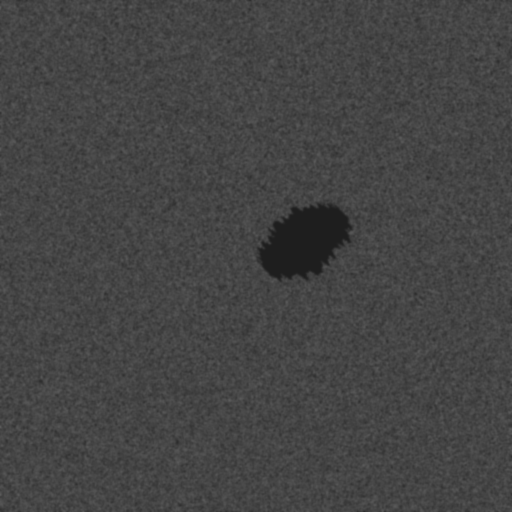
#> input picture data/raw/sar/sar_01.png, 512 x 512 px
$ python audit_sar_provenance.py
#> lines starting #> are read from the running program, lines starting #| are printed output that depends on the picture; after the words box and inside, x2 and y2 are one past the last pixel; in counts of white or black regions, pixels touching at a corner belong together
import sys; sys.path.insert(0,'src')
from PIL import Image
import numpy as np
from config import CASES, DATA_PROCESSED

SEEDS = {"case_01": 7, "case_02": 13, "case_03": 42}
PATCHES = {"case_01": 1, "case_02": 1, "case_03": 2}

print("=== SAR PNG Provenance Audit ===\n")
for cid, c in CASES.items():
    sar = Image.open(c['sar_image'])
#> sar is the input picture: PIL image 512x512 L; min 30, max 93, mean 68.3
    msk = Image.open(c['sar_mask'])
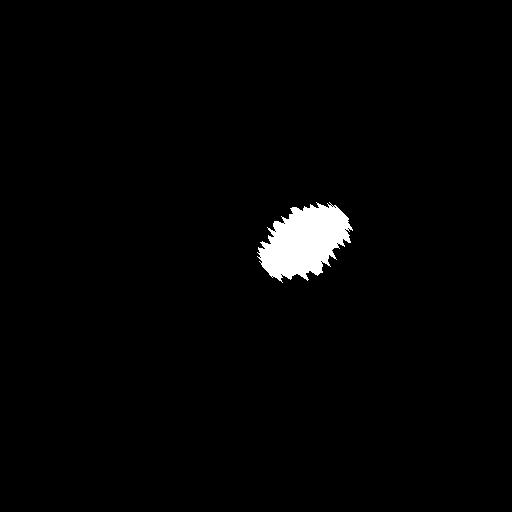
#> input picture data/raw/sar/mask_01.png, 512 x 512 px
#> msk is the input picture: PIL image 512x512 L; 1.8% white; 1 white region, box (x1, y1, x2, y2) and area: (257, 202, 353, 283) 4750
    msk_arr = np.array(msk)
    total_px = msk_arr.shape[0] * msk_arr.shape[1]
#> total_px = 262144
    spill_px = int((msk_arr > 127).sum())
#> spill_px = 4750
    spill_pct = spill_px / total_px * 100
#> spill_pct = 1.81
    bbox = c['spill_bbox']
    geo_h = (bbox['lat_max'] - bbox['lat_min']) * 111.32
    geo_w = (bbox['lon_max'] - bbox['lon_min']) * 111.32

    print(f"  {cid}")
    print(f"    Generated by    : generate_synthetic_data.py  seed={SEEDS[cid]}  n_patches={PATCHES[cid]}")
    print(f"    SAR image size  : {sar.size}  mode={sar.mode}  (NATIVE synthetic, NOT resized from Sentinel-1)")
#|     SAR image size  : (512, 512)  mode=L  (NATIVE synthetic, NOT resized from Sentinel-1)
    print(f"    Mask size       : {msk.size}  mode={msk.mode}")
#|     Mask size       : (512, 512)  mode=L
    print(f"    Image = bbox?   : YES — 512x512 image WAS generated to represent the full bbox scene")
    print(f"    Config bbox     : {geo_h:.1f} km x {geo_w:.1f} km")
    print(f"    NATIVE m/px     : {geo_h*1000/sar.size[1]:.1f} m/px (lat)  {geo_w*1000/sar.size[0]:.1f} m/px (lon)  at 512x512")
#|     NATIVE m/px     : 347.9 m/px (lat)  391.4 m/px (lon)  at 512x512
    print(f"    After 256x256   : {geo_h*1000/256:.1f} m/px (lat)  {geo_w*1000/256:.1f} m/px (lon)  at 256x256")
    print(f"    Spill pixels    : {spill_px} / {total_px} ({spill_pct:.1f}% of image)")
#|     Spill pixels    : 4750 / 262144 (1.8% of image)
    area_at_native = spill_px * (geo_h*1000/512) * (geo_w*1000/512) / 1e6
#> area_at_native = 646.7
    print(f"    Area at 512x512 : {area_at_native:.1f} km2  (each pixel = {geo_h*1000/512:.0f}x{geo_w*1000/512:.0f} m)")
#|     Area at 512x512 : 646.7 km2  (each pixel = 348x391 m)
    print()
#> pass 2 of the loop `for cid, c in CASES.items():`:
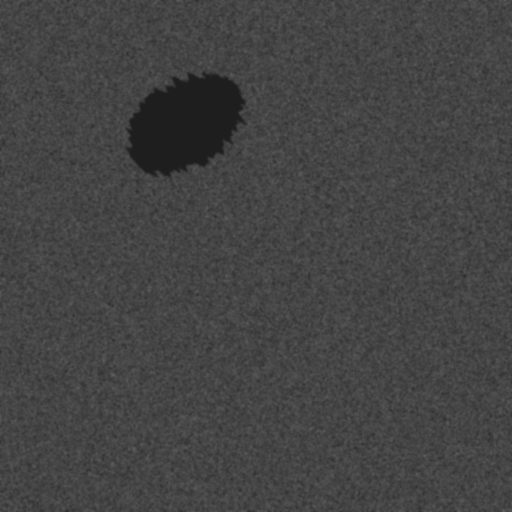
#> input picture data/raw/sar/sar_02.png, 512 x 512 px
#> sar is the input picture: PIL image 512x512 L; min 30, max 92, mean 67.7
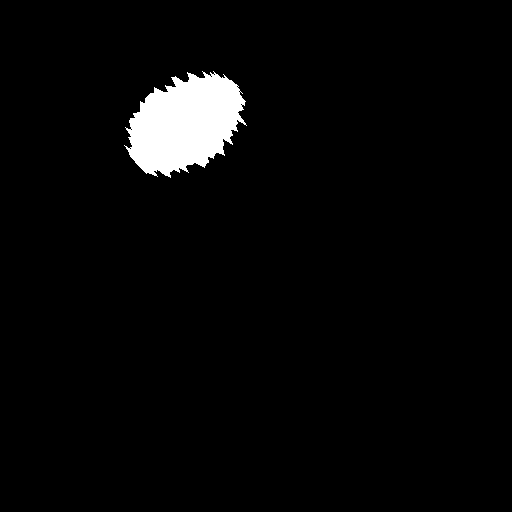
#> input picture data/raw/sar/mask_02.png, 512 x 512 px
#> msk is the input picture: PIL image 512x512 L; 3.3% white; 1 white region, box (x1, y1, x2, y2) and area: (124, 71, 247, 178) 8541
#> spill_px = 8541
#> spill_pct = 3.26
#|     SAR image size  : (512, 512)  mode=L  (NATIVE synthetic, NOT resized from Sentinel-1)
#|     Mask size       : (512, 512)  mode=L
#|     NATIVE m/px     : 304.4 m/px (lat)  347.9 m/px (lon)  at 512x512
#|     Spill pixels    : 8541 / 262144 (3.3% of image)
#> area_at_native = 904.4
#|     Area at 512x512 : 904.4 km2  (each pixel = 304x348 m)
#> pass 3 of the loop `for cid, c in CASES.items():`:
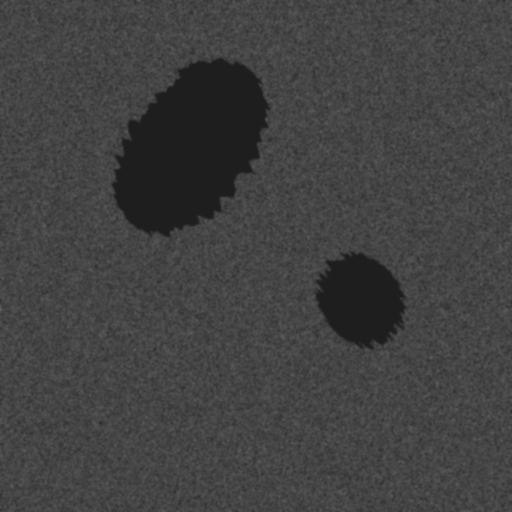
#> input picture data/raw/sar/sar_03.png, 512 x 512 px
#> sar is the input picture: PIL image 512x512 L; min 28, max 96, mean 65.3
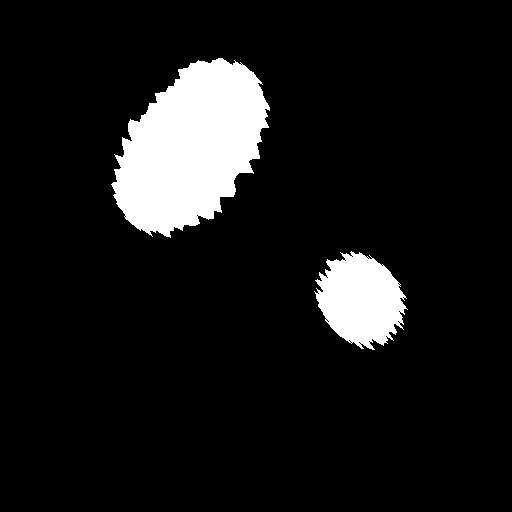
#> input picture data/raw/sar/mask_03.png, 512 x 512 px
#> msk is the input picture: PIL image 512x512 L; 9.4% white; 2 white regions, box (x1, y1, x2, y2) and area: (111, 58, 270, 238) 18582, (314, 251, 408, 350) 6125
#> spill_px = 24707
#> spill_pct = 9.42
#|     SAR image size  : (512, 512)  mode=L  (NATIVE synthetic, NOT resized from Sentinel-1)
#|     Mask size       : (512, 512)  mode=L
#|     NATIVE m/px     : 347.9 m/px (lat)  347.9 m/px (lon)  at 512x512
#|     Spill pixels    : 24707 / 262144 (9.4% of image)
#> area_at_native = 2990
#|     Area at 512x512 : 2990.0 km2  (each pixel = 348x348 m)

print("=== SegFormer input pipeline ===")
print("  Module 1 resizes both SAR and mask to 256x256 before inference")
print("  -> The 256x256 pred_mask.npy is a downsample of the 512x512 native image")
print("  -> GeoTransform must account for this: use (bbox / 256), NOT (bbox / 512)")
print("  -> This is what geo_transform.py already does (image_h=256, image_w=256)")
print()
print("=== Area verdict ===")
for cid, c in CASES.items():
    msk = Image.open(c['sar_mask']).resize((256,256), Image.NEAREST)
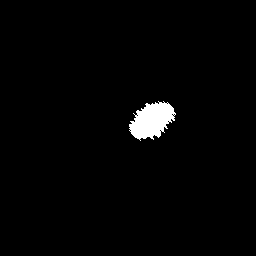
#> msk: PIL image 256x256 L; 1.8% white; 1 white region, box (x1, y1, x2, y2) and area: (129, 101, 176, 141) 1183
    msk_arr = np.array(msk)
    spill_px_256 = int((msk_arr > 127).sum())
#> spill_px_256 = 1183
    bbox = c['spill_bbox']
    geo_h = (bbox['lat_max'] - bbox['lat_min']) * 111.32
    geo_w = (bbox['lon_max'] - bbox['lon_min']) * 111.32
    m_per_px_lat = geo_h*1000/256
    m_per_px_lon = geo_w*1000/256
    area_km2 = spill_px_256 * m_per_px_lat * m_per_px_lon / 1e6
#> area_km2 = 644.2
    area_pct = spill_px_256 / (256*256) * 100
#> area_pct = 1.81
    print(f"  {cid}: {spill_px_256} px at 256x256 = {area_km2:.1f} km2 ({area_pct:.1f}% of scene)")
#|   case_01: 1183 px at 256x256 = 644.2 km2 (1.8% of scene)
#> pass 2 of the loop `for cid, c in CASES.items():`:
#> `msk = Image.open(c['sar_mask']).resize((256,256), Image.NEAREST)`:
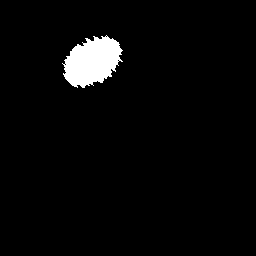
#> msk: PIL image 256x256 L; 3.2% white; 1 white region, box (x1, y1, x2, y2) and area: (62, 35, 123, 88) 2125
#> spill_px_256 = 2125
#> area_km2 = 900.1
#> area_pct = 3.24
#|   case_02: 2125 px at 256x256 = 900.1 km2 (3.2% of scene)
#> pass 3 of the loop `for cid, c in CASES.items():`:
#> `msk = Image.open(c['sar_mask']).resize((256,256), Image.NEAREST)`:
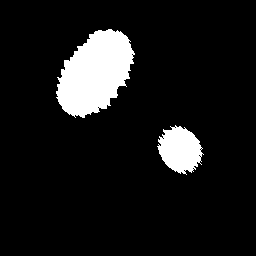
#> msk: PIL image 256x256 L; 9.4% white; 2 white regions, box (x1, y1, x2, y2) and area: (56, 29, 135, 118) 4639, (157, 125, 204, 175) 1539
#> spill_px_256 = 6178
#> area_km2 = 2990.6
#> area_pct = 9.43
#|   case_03: 6178 px at 256x256 = 2990.6 km2 (9.4% of scene)

print()
print("Note: The spill ellipses are small patches WITHIN the large scene.")
print("      A spill covering ~42k/66k pixels of a 512x512 scene that represents")
print("      ~170-190 km geographic extent is physically implausible for an oil spill.")
print("      CONCLUSION: the bbox does NOT represent the physical extent of the spill patch,")
print("      it represents the MONITORING SCENE. The spill is a localised patch within it.")
